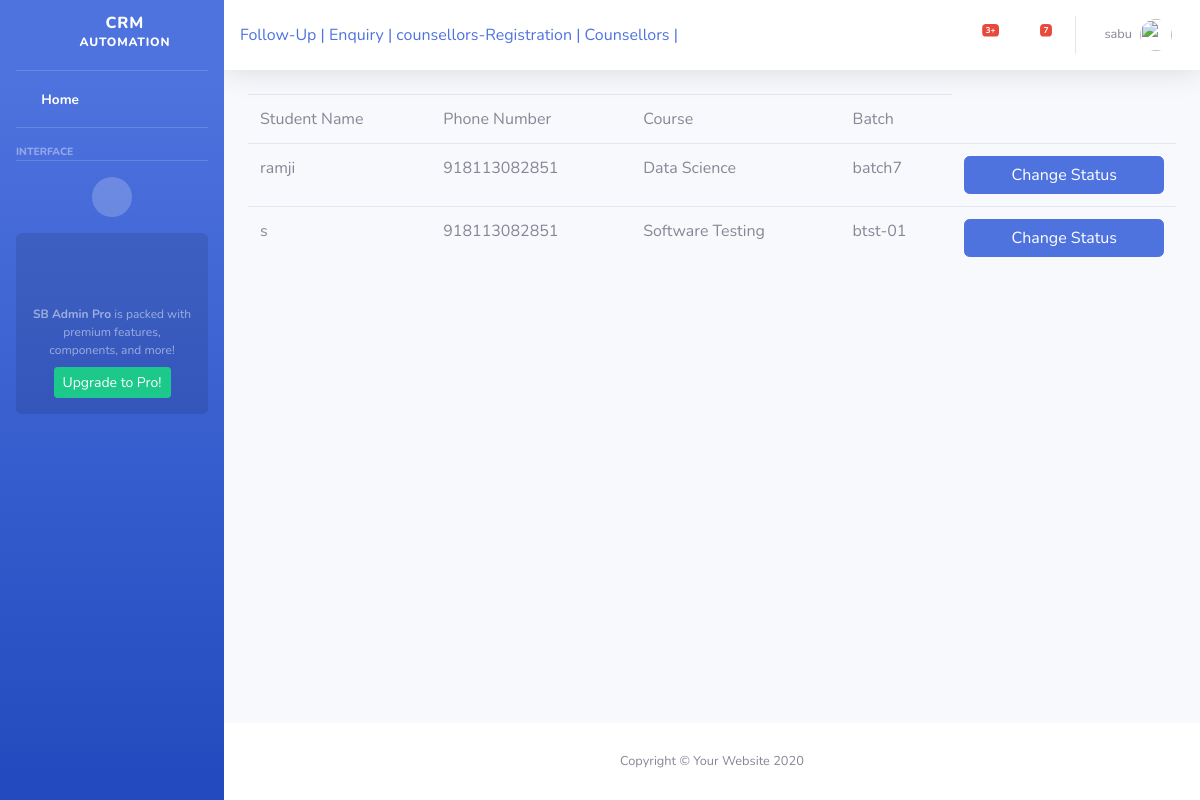
/crm/followup (signed in), run on the app's committed database.
### crmapp/models.py (models this page shows, shortened)
class Enquiry(models.Model):
    enquiry_id = models.CharField(max_length=20, unique=True)
    student_name = models.CharField(max_length=20)
    address = models.TextField()
    email = models.EmailField(max_length=50)
    phone = models.IntegerField(max_length=20)
    qualification = models.CharField(max_length=50)
    college = models.CharField(max_length=100)
    course = models.ForeignKey(Course, on_delete=models.CASCADE)
    batch = models.ForeignKey(Batch, on_delete=models.CASCADE)
    followup_date = models.DateField()
    choices = (('admited', 'admited'), ('not admited','not admited'))
    status = models.CharField(max_length=20, choices=choices)

class Course(models.Model):
    course_name = models.CharField(max_length=20, unique=True)
    course_duration = models.CharField(max_length=20)
    def __str__(self):
        return self.course_name

class Batch(models.Model):
    batch_code = models.CharField(max_length=20, unique=True)
    course_name = models.ForeignKey(Course, on_delete=models.CASCADE)
    start_date = models.DateField()
    fees = models.IntegerField()
    choices = (('yet to begin', 'yet to begin'), ('in progress', 'in progress'), ('completed', 'completed'))
    status = models.CharField(max_length=20, choices=choices)
    def __str__(self):
        return self.batch_code

### crmapp/views.py (the view)
# urls.py: path('followup', Follow_up.as_view(), name='followup'),
class Follow_up(TemplateView):
    model = Enquiry
    template_name = "crmapp/cs_followup_date.html"
    def get(self, request, *args, **kwargs):
        dates = Enquiry.objects.filter(followup_date=date.today())
        self.context = {
            "dates":dates
        }
        return render(request, self.template_name, self.context)

### crmapp/templates/crmapp/cs_followup_date.html
{% extends 'crmapp/cs_base.html' %}
{% block body_block %}
<table class="table">
    <tr>
        <td>Student Name</td>
        <td>Phone Number</td>
        <td>Course</td>
        <td>Batch</td>
    </tr>
    {% for d in dates %}
     <tr>
        <td>{{d.student_name}}</td>
        <td>{{d.phone }}</td>
        <td>{{d.course }}</td>
        <td>{{d.batch }}</td>
         <td><a href="{% url 'enquiry_edit' d.id %}" class="btn btn-primary btn-block">Change Status</a> </td>
    </tr>
    {% endfor %}
</table>
{% endblock %}

### crmapp/templates/crmapp/cs_base.html (shortened to what this page needs)
<!DOCTYPE html>
{%load static %}
<html lang="en">
<head>
    <link href="{% static 'vendor/fontawesome-free/css/all.min.css' %}" rel="stylesheet" type="text/css">
    <link href="{% static 'css/sb-admin-2.min.css' %}" rel="stylesheet">
</head>
<body id="page-top">
    <div id="wrapper">
        <ul class="navbar-nav bg-gradient-primary sidebar sidebar-dark accordion" id="accordionSidebar">
            <a class="sidebar-brand d-flex align-items-center justify-content-center" href="index.html">
                <div class="sidebar-brand-icon rotate-n-15">
                    <i class="fas fa-laugh-wink"></i>
                </div>
                <div class="sidebar-brand-text mx-3">CRM <sup>AUTOMATION</sup></div>
            </a>
            <hr class="sidebar-divider my-0">
            <li class="nav-item active">
                <a class="nav-link" href="index.html">
                    <i class="fas fa-fw fa-tachometer-alt"></i>
                    <span>Home</span></a>
            </li>
            <hr class="sidebar-divider">
            <div class="sidebar-heading">
                Interface
            </div>
            <hr class="sidebar-divider d-none d-md-block">
            <div class="text-center d-none d-md-inline">
                <button class="rounded-circle border-0" id="sidebarToggle"></button>
            </div>
            <div class="sidebar-card">
                <p class="text-center mb-2"><strong>SB Admin Pro</strong> is packed with premium features, components, and more!</p>
                <a class="btn btn-success btn-sm" href="https://startbootstrap.com/theme/sb-admin-pro">Upgrade to Pro!</a>
            </div>
        </ul>
        <div id="content-wrapper" class="d-flex flex-column">
            <div id="content">
                <nav class="navbar navbar-expand navbar-light bg-white topbar mb-4 static-top shadow">
                    <form>
                       <a class="collapse-item" href="{% url 'followup' %}">Follow-Up |</a>
                        <a class="collapse-item" href="{% url 'enquiry' %}">Enquiry |</a>
                        <a class="collapse-item" href="{% url 'cs_register' %}">counsellors-Registration |</a>
                         <a class="collapse-item" href="{% url 'cs_view' %}">Counsellors | </a>
                    </form>
                    <ul class="navbar-nav ml-auto">
                        <li class="nav-item dropdown no-arrow mx-1">
                            <a class="nav-link dropdown-toggle" href="#" id="alertsDropdown" role="button"
                                data-toggle="dropdown" aria-haspopup="true" aria-expanded="false">
                                <i class="fas fa-bell fa-fw"></i>
                                <span class="badge badge-danger badge-counter">3+</span>
                            </a>
                        </li>
                        <li class="nav-item dropdown no-arrow mx-1">
                            <a class="nav-link dropdown-toggle" href="#" id="messagesDropdown" role="button"
                                data-toggle="dropdown" aria-haspopup="true" aria-expanded="false">
                                <i class="fas fa-envelope fa-fw"></i>
                                <span class="badge badge-danger badge-counter">7</span>
                            </a>
                        </li>
                        <li class="nav-item dropdown no-arrow">
                            <a class="nav-link dropdown-toggle" href="#" id="userDropdown" role="button"
                                data-toggle="dropdown" aria-haspopup="true" aria-expanded="false">
                                <span class="mr-2 d-none d-lg-inline text-gray-600 small">{{ request.user}}</span>
                                <img class="img-profile rounded-circle"
                                    src="img/undraw_profile.svg">
                            </a>
                        </li>
                    </ul>
                </nav>
                <div class="container-fluid">
                {% block body_block%}
                    {% endblock %}
                </div>
            </div>
            <footer class="sticky-footer bg-white">
                <div class="container my-auto">
                    <div class="copyright text-center my-auto">
                        <span>Copyright &copy; Your Website 2020</span>
                    </div>
                </div>
            </footer>
        </div>
    </div>
</body>
</html>

### data on the page
Enquiry: student_name "ramji", phone "918113082851", course "Data Science", batch "batch7"
Enquiry: student_name "s", phone "918113082851", course "Software Testing", batch "btst-01"

### other printed values
{{ request.user }} "sabu"
